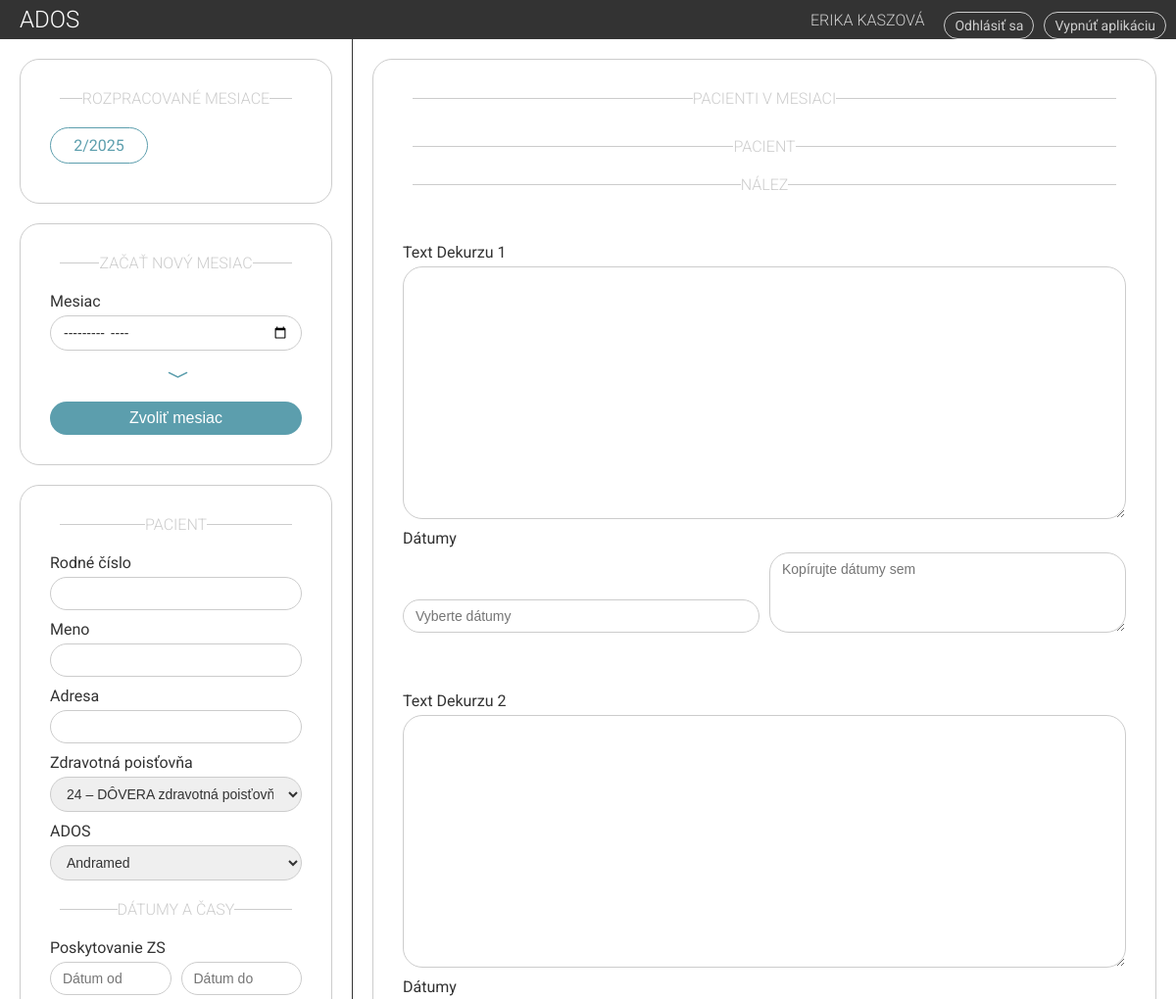
Page /detail/1/ (upper part) on the earlier database version.
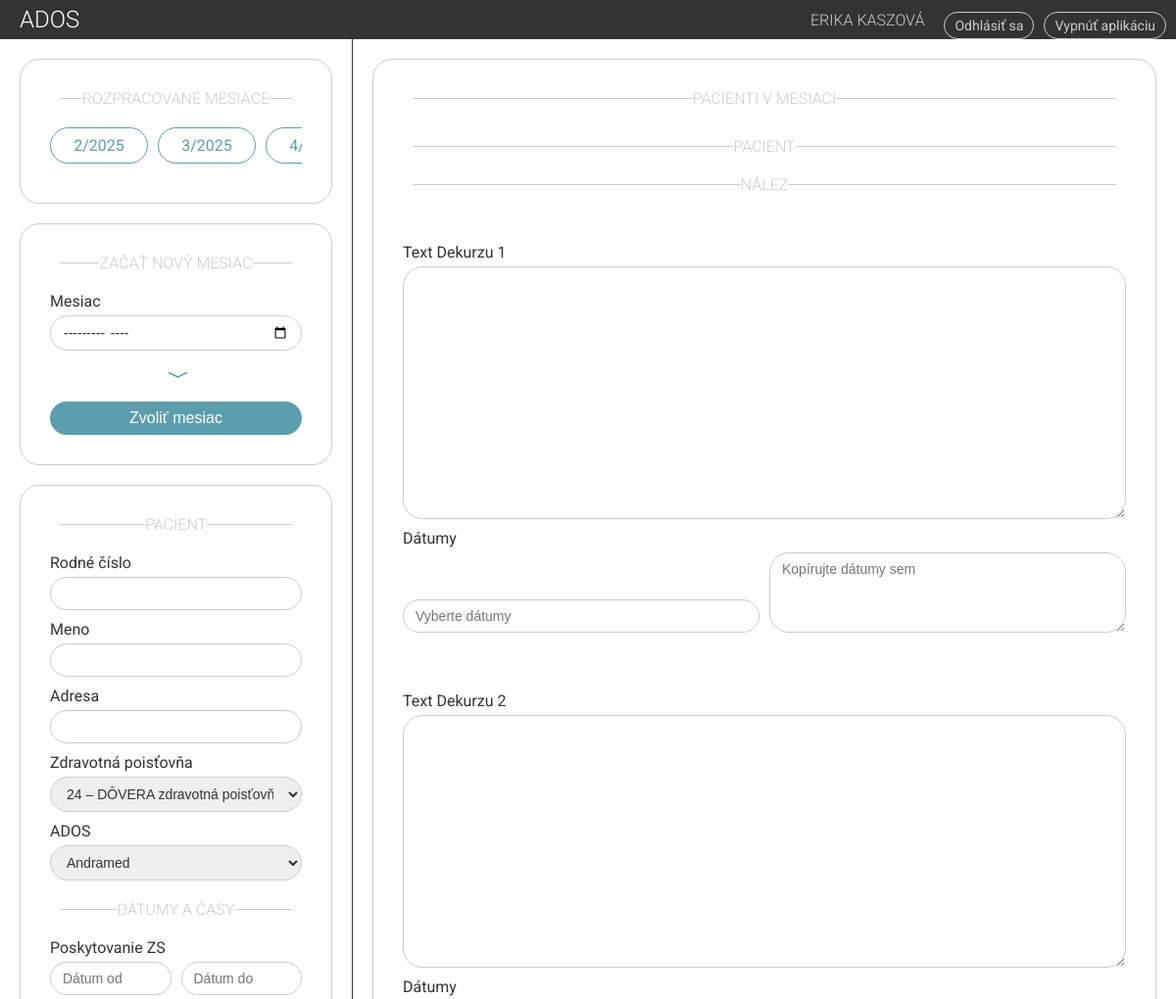
Same page on the later database version.
### tables this page shows
CREATE TABLE mesiac (
                id INTEGER PRIMARY KEY AUTOINCREMENT,
                mesiac INTEGER NOT NULL,
                rok INTEGER NOT NULL,
                vysetrenie_start TIME NOT NULL,
                vysetrenie_koniec TIME NOT NULL,
                vypis_start TIME NOT NULL,
                vypis_koniec TIME NOT NULL,
                sestra_id INTEGER NOT NULL,
                FOREIGN KEY (sestra_id) REFERENCES sestry(id) ON DELETE CASCADE
            );

### server.py (the view, shortened to what this page needs)
@app.route("/detail/<int:nurse_id>/", defaults={"year": None, "month": None, "day": None}, methods=["GET", "POST"])
@app.route("/detail/<int:nurse_id>/<int:year>/", defaults={"month": None, "day": None}, methods=["GET", "POST"])
@app.route("/detail/<int:nurse_id>/<int:year>/<int:month>/", defaults={"day": None}, methods=["GET", "POST"])
@app.route("/detail/<int:nurse_id>/<int:year>/<int:month>/<int:day>/", methods=["GET", "POST"])
def detail(nurse_id, year, month, day):
    try:
        conn = get_db_connection()
        cursor = conn.cursor()
        cursor.execute("SELECT * FROM sestry WHERE id = ?", (nurse_id,))
        nurse = cursor.fetchone()
        cursor.execute("SELECT * FROM mesiac WHERE sestra_id = ? ORDER BY rok, mesiac", (nurse_id,))
        vypisane_mesiace = cursor.fetchall()
        if not nurse:
            conn.close()
            flash("Nurse not found!", "danger")
            return redirect(url_for("index"))
        month_data = None
        days = []
        patients_in_month = []
        patients_by_day = {}
        conn.close()
        return render_template("index.html",
            nurse=nurse,
            vypisane_mesiace=vypisane_mesiace,
            month=month_data,
            days=days,
            patients_in_month=remove_newlines(patients_in_month),
            patients_by_day=patients_by_day
        )
    except Exception as e:
        flash(f"Chyba: {e}", "danger")
        return redirect(url_for("index"))

### server.py (called while the page is built)
def remove_newlines(data):
    if isinstance(data, str):
        return data.replace("\r\n", "[NEWLINE]").replace("\n", "[NEWLINE]").replace("\r", "[NEWLINE]")
    elif isinstance(data, list):
        return [remove_newlines(item) for item in data]
    elif isinstance(data, dict):
        return {key: remove_newlines(value) for key, value in data.items()}
    return data

def get_db_connection():
    conn = sqlite3.connect(DATABASE_FILE)
    conn.row_factory = sqlite3.Row
    return conn

### templates/index.html (shortened to what the changed rows need)
<!DOCTYPE html>
<html lang="sk">
<head>
    <link rel="stylesheet" href="https://cdn.jsdelivr.net/npm/bootstrap-icons@1.4.1/font/bootstrap-icons.css">
    <link rel="stylesheet" href="https://unpkg.com/leaflet@1.9.4/dist/leaflet.css" />
    <link rel="stylesheet" href="https://cdn.jsdelivr.net/npm/flatpickr/dist/flatpickr.min.css">
    <link rel="stylesheet" href="{{ url_for('static', filename='css/styles.css') }}">
</head>
<body>
    <div class="top">
        <h1>ADOS</h1>
        <div class="one-line">
            <h2>{{ nurse['meno'] }}</h2>
        </div>
    </div>
    <div class="main">
        <div class="left container">
            <div class="section">
                <h2 class="lined-heading"><span>Rozpracované mesiace<span></h2>
                <div class="months_scroll">
                    {% for vypisany in vypisane_mesiace %}
                    <a class="month-token"
                        href="{{ url_for('detail', nurse_id=nurse.id, month=vypisany.mesiac, year=vypisany.rok) }}">
                        {{ vypisany.mesiac }}/{{ vypisany.rok }}
                    </a>
                    {% endfor %}
                </div>
            </div>
            <div class="section">
                <h2 class="lined-heading"><span>Začať nový mesiac<span></h2>
            </div>
            <div class="section" id="patient-section">
                <h2 class="lined-heading"><span>Pacient</span></h2>
                <h2 class="lined-heading" style="margin-top: 20px;"><span>Dátumy a časy</span></h2>
            </div>
        </div>
        <div class="right container">
            <div class="section" id="dekurz-section">
                <h2 class="lined-heading"><span>Pacienti v mesiaci</span></h2>
                <h2 class="lined-heading"><span>Pacient</span></h2>
                <h2 class="lined-heading"><span>Nález</span></h2>
                {% for i in range(1, 9) %}
                <div class="form-group">
                    <label for="podtext-{{ i }}" style="margin-top: 30px;">Text Dekurzu {{ i }}</label>
                    <textarea id="podtext-{{ i }}" name="podtext-{{ i }}" rows="15"></textarea>
                </div>
                <div class="form-group">
                    <label for="date_picker_{{ i }}">Dátumy</label>
                    <div class="one-line">
                        <input class="dates" type="text" id="date_picker_{{ i }}" placeholder="Vyberte dátumy" autocomplete="off">
                        <textarea id="copy_paste_dates_{{ i }}" class="copy-paste-dates" rows="4"
                            placeholder="Kopírujte dátumy sem"></textarea>
                    </div>
                </div>
                {% endfor %}
            </div>
        </div>
    </div>
</body>

Differences in the rows shown:
added mesiac: mesiac "3", rok "2025"
added mesiac: mesiac "4"
